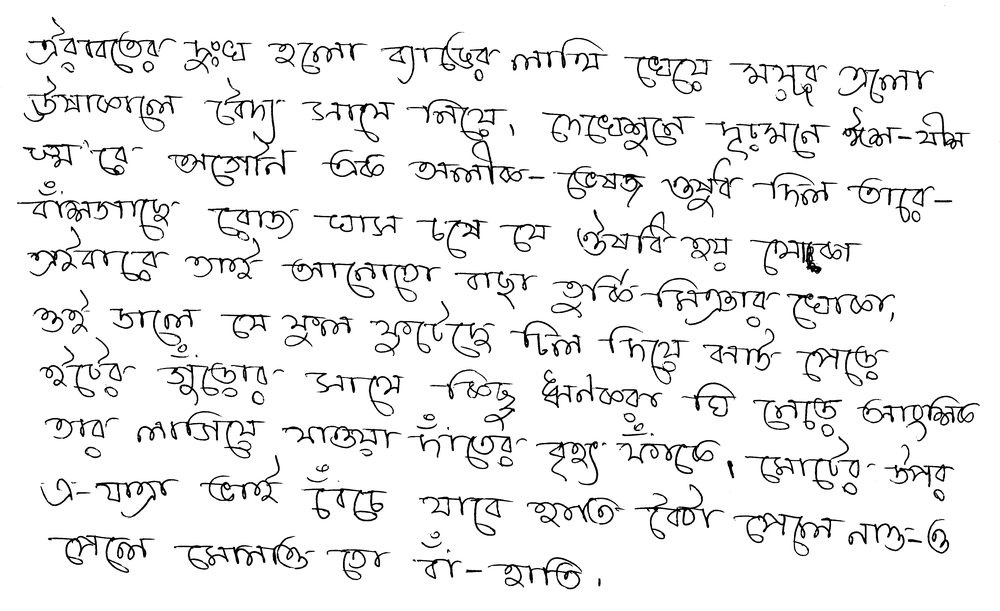
#> input picture cropped.png, 1000 x 611 px, shrunk from 4166 x 2546 before the run
$ python check_feature_template.py
#> lines starting #> are read from the running program, lines starting #| are printed output that depends on the picture; after the words box and inside, x2 and y2 are one past the last pixel; in counts of white or black regions, pixels touching at a corner belong together
import cv2 as cv
import numpy as np

def highlight_feature(mask, img):
    '''
    This function will run the mask over the image.
    If it finds instances such that there is enough overlap, in the final image it will return
    that overlapped section.
    '''

    mask_height = len(mask)
    mask_width = len(mask[0])
    img_height = len(img)
    img_width = len(img[0])

    result_img = np.array(img)
    result_img[:,:] = 255

    for i in range(0, img_height-mask_height, mask_height):
        for j in range(0, img_width-mask_width, mask_width):
            total_cells_here = mask_height * mask_width
            total_good_cells = 0
            for k in range(i, i+mask_height):
                for l in range(j, j+mask_width):
                    if (img[k][l] | mask[k-i][l-j]) == 0:
                        total_good_cells += 1
            if (total_good_cells / total_cells_here) >= 0.9:
                for k in range(i, i+mask_height):
                    for l in range(j, j+mask_width):
                        if (img[k][l] | mask[k-i][l-j]) == 0:
                            result_img[k][l] = 0

    return result_img


cropped_img = cv.imread('cropped.png',0)
#> cropped_img is the input picture: shape (611, 1000); min 0, max 255, mean 237.7
ret, bin_image = cv.threshold(cropped_img, 155, 255, cv.THRESH_BINARY)
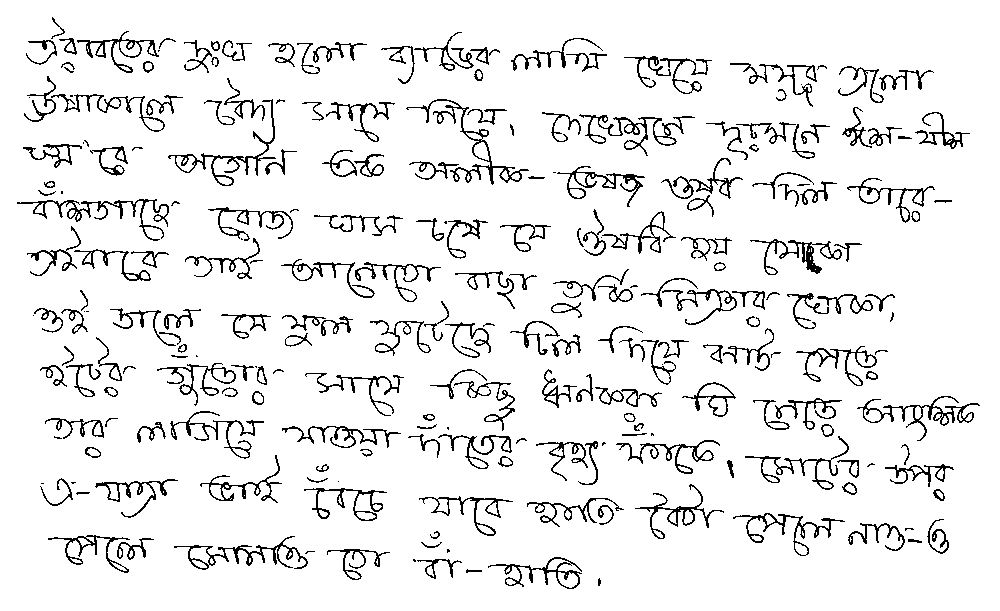
#> bin_image: shape (611, 1000); 92.5% white; black in thin lines or dots
mask = np.zeros((2,20), np.uint8)

result = highlight_feature(mask, bin_image)
#> in highlight_feature, `img_height = len(img)`: img_height = 611
#> in highlight_feature, `img_width = len(img[0])`: img_width = 1000
#> in highlight_feature, `result_img[:,:] = 255`: result_img: shape (611, 1000); 7.53% of pixels changed, all inside (x1, y1, x2, y2) = (17, 17, 980, 589)
#> after the loop in highlight_feature, `for i in range(0, img_height-mask_height, mask_height):`:
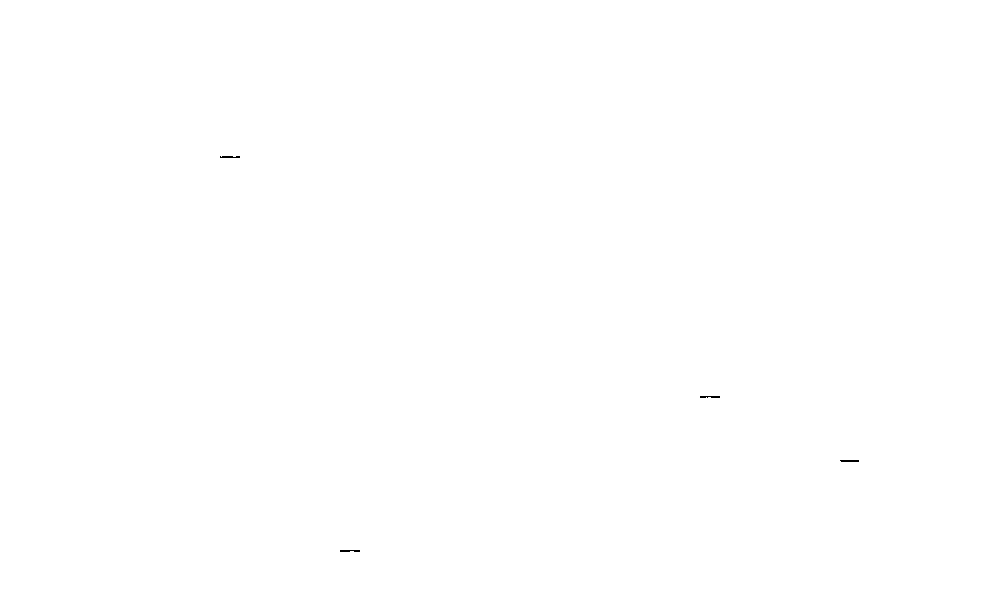
#> result_img: shape (611, 1000); 100% white; black in thin lines or dots, all inside (x1, y1, x2, y2) = (220, 156, 859, 552)
cv.imwrite("result.png", result)
